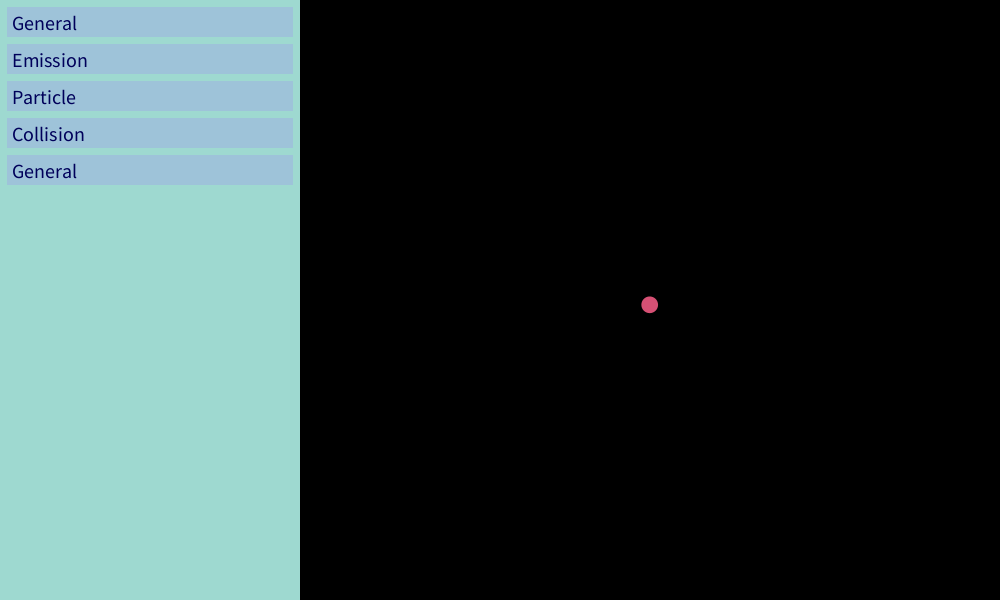
Frame 1 (no input)
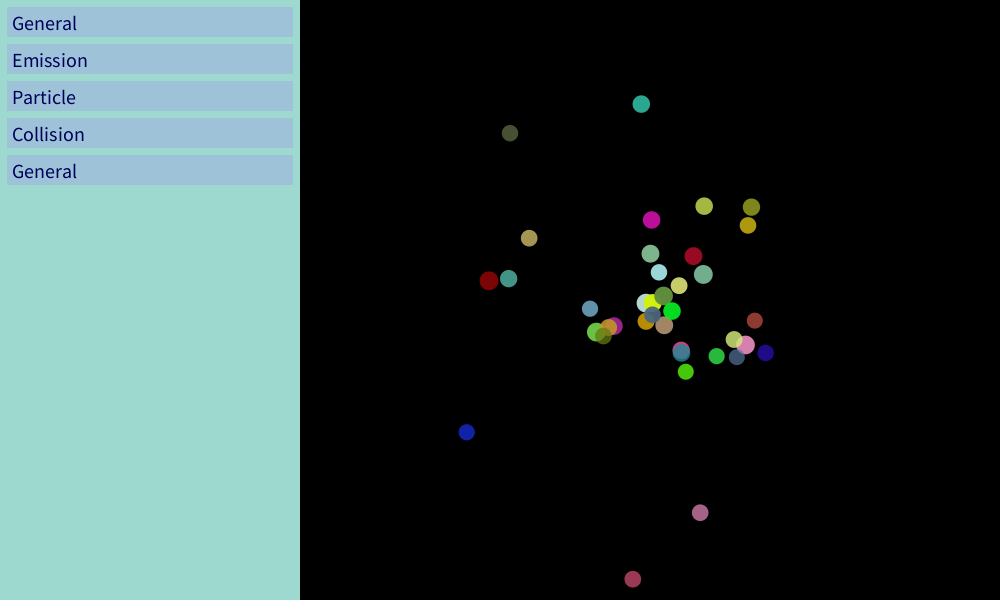
Frame 60 (the mouse pressed at the canvas centre just before this capture)
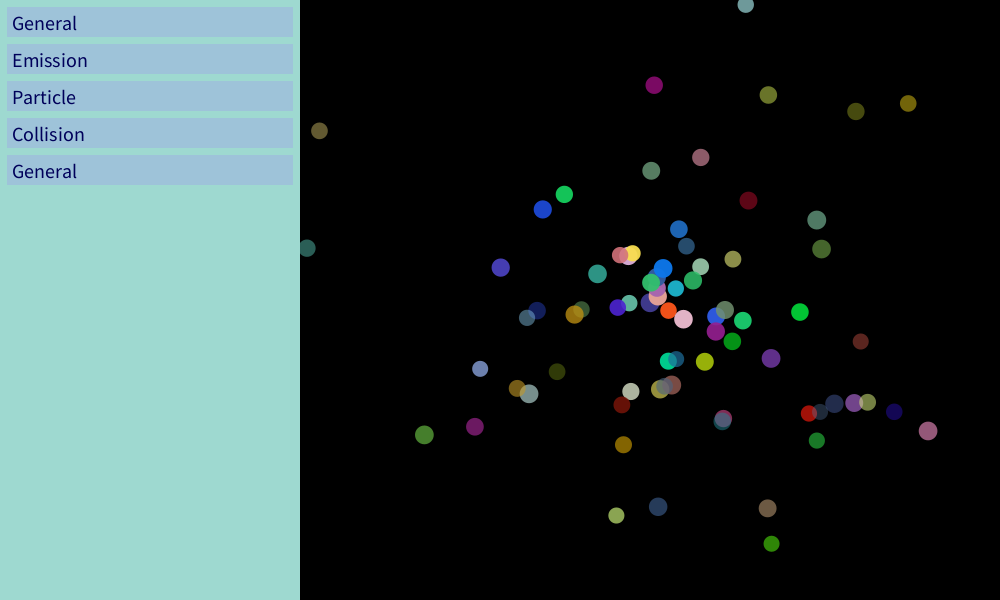
Frame 120 (the mouse held since frame 60 and released just before this capture)

The Processing sketch that drew these frames (run headless with seeded random() and noise(); from frame 60 on, the mouse is pressed at the canvas centre):

// Processing sketch: ParticleSystems_reworked
// ── ParticleSystems_reworked.pde
float groundY = 500;

//Menu
float menuWidth = 300;
float submenuHeight = 30;
float submenuSpace = 7;
float settingHeight = 55;
float settingSpace = 7;
float scroll = 0;
float scrollMult = 15;
float roundness = 8;

float sliderHeight = 10;
float sliderHandleSize = 10;

color menuBackgroundColor = color(158, 217, 208);
color submenuColor = color(158, 195, 217);
color hoverColor = color(142, 186, 212);
color pressedColor = color(125, 172, 199);

int frame;
MenuHandler menuHandler = new MenuHandler();

Setting[] setting = {
  //float settings
  new Setting("fadeFrame", "Frame to start fading", 1, 900.0, 150), //custom, based on totalFrames WIP
  new Setting("gravity", "Gravity", 0, 10.0, 0),
  new Setting("drag", "Drag", -0.01, 0.01, 0),
  //dual float settings
  new Setting("framesBetweenDispenses", "Frames between dispenses", 0, 60, new PVector(0, 4)),
  new Setting("particlesPerDispense", "Particles per dispense", 1, 300, new PVector(1, 5)),
  new Setting("particleLifetime", "Particle lifetime", 1, 900, new PVector(180, 230)),
  new Setting("force", "Dispense force", 0.01, 30, new PVector(0.01, 5)),
  new Setting("angle", "Dispense angle", 0, 360, new PVector(0, 360)),
  new Setting("size", "Dispense size", 1, 200, new PVector(16, 19)),
  new Setting("minr", "R for RGB", 0, 255, new PVector(0, 250)),
  new Setting("ming", "G for RGB", 0, 255, new PVector(0, 255)),
  new Setting("minb", "B for RGB", 0, 255, new PVector(0, 255)),
  //boolean settings
  new Setting("fade", "Fade on/off", false),
  new Setting("groundcoll", "Collide with ground", false)
};

ParticleSystem ps1 = new ParticleSystem(
650, 300,  //x and y position
0,         //frames between dispenses
1,         //particles dispensed per dispense
1, 5,      //min force, max force        
180,       //particle lifetime
0, 360,    //min angle, max angle | 0 deg = right, 90 down, 180 left, 270 up
16, 19,    //min size, max size
true,      //fade particles
150,       //fade after frame
0.001      //Drag
);

void setup() {
  size(1000, 600);
  frameRate(60);
}

void draw() {
  background(0);
  ps1.update();
  //ps1.pos = new PVector(mouseX, mouseY);
  menuHandler.render();
  frame++;
  //print(getInt("fadeFrame") + "\n");
}

boolean mouseOn (float x, float y, float sx, float sy) {
  return (mouseX >= x && mouseX <= x+sx && mouseY >= y && mouseY <= y+sy);
}

color menuColor(float x1, float y1, float w, float h) {
  if (mouseOn(x1, y1, w, h)) {
    if (mousePressed) {
      return pressedColor;
    }
    return hoverColor;
  }
  else {
    return submenuColor;
  }
}

void mouseReleased() {
  menuHandler.mouseUp();
}

void mousePressed() {
  menuHandler.mouseDown();
}

//Finding variables by name
Setting findSetting (String name) {
  for (Setting s : setting) {
    if (s.callName.equals(name)) {
      return s;
    }
  }
  print("variable " + name + " not found");
  return null;
}

int getInt(String name) { 
  for (Setting s : setting) {
    if (s.callName.equals(name)) {
      return s.intValue;
    }
  }
  print("variable " + name + " not found");
  return 0;
}
float getFloat(String name) { 
  for (Setting s : setting) {
    if (s.callName.equals(name)) {
      return s.floatValue;
    }
  }
  print("variable " + name + " not found");
  return 0;
}
PVector getDual(String name) { 
  for (Setting s : setting) {
    if (s.callName.equals(name)) {
      return s.dualValue;
    }
  }
  print("variable " + name + " not found");
  return new PVector(0, 0);
}
float getRandomDual(String name) { 
  for (Setting s : setting) {
    if (s.callName.equals(name)) {
      return random(s.dualValue.x, s.dualValue.y);
    }
  }
  print("variable " + name + " not found");
  return 0;
}

boolean getBool(String name) { 
  for (Setting s : setting) {
    if (s.callName.equals(name)) {
      return s.boolValue;
    }
  }
  print("variable " + name + " not found");
  return false;
}

void mouseWheel(MouseEvent event) {
  float e = event.getCount();
  scroll += e*scrollMult;
  
}

// ── MenuHandler.pde
class MenuHandler {
  Submenu[] submenu = new Submenu[5];
  String[] submenuNames = {
    "General",
    "Emission",
    "Particle",
    "Collision",
    "General"    
  };
  
  //0: int
  //1: float
  //2: dual float
  //3: boolean
  String[][] menuDataUsed = {
    {"gravity", "drag"},
    {"framesBetweenDispenses", "particlesPerDispense", "force", "angle"}, 
    {"size", "minr", "ming", "minb", "particleLifetime", "fadeFrame", "fade"}, 
    {"groundcoll"}, 
    {}
  };
  
  boolean anythingOpen = false;
  
  MenuHandler() {
    for (int i = 0; i < submenu.length; i++) {
      submenu[i] = new Submenu(submenuNames[i], i, menuDataUsed[i]);
    }
  }
  
  void render() {
    noStroke();
    fill(menuBackgroundColor);
    rect(0, 0, menuWidth, height);
    
    for (int i = 0; i < submenu.length; i++) {
      submenu[i].render(anythingOpen);
    }
    // back button
    if (anythingOpen) {
      fill(menuBackgroundColor);
      noStroke();
      rect(0, 0, 100+settingSpace*2, 50+settingSpace*2, roundness);
      fill(menuColor(submenuSpace, submenuSpace, 100, 50));
      rect(submenuSpace, submenuSpace, 100, 50, roundness);
      textSize(submenuHeight-10);
      fill(0, 0, 90);
      text("Back", settingSpace + 5, settingSpace*2 + 23);
    }
  }
  
  void mouseUp() {
    //Opens a submenu, but also closes all others
    if (anythingOpen && mouseOn(submenuSpace, submenuSpace, 100, 50)) {
      for (int b = 0; b < submenu.length; b++) {
        submenu[b].open = false;
      }
      anythingOpen = false;
    }
    else {
      for (int i = 0; i < submenu.length; i++) {
        submenu[i].mouseUp();
        if (!anythingOpen) {
          if (mouseOn(submenuSpace, (submenuHeight + submenuSpace)*i + submenuSpace, menuWidth-submenuSpace*2, submenuHeight)) {
            submenu[i].firstFrameOpen = true;
            submenu[i].open = true;
            anythingOpen = true;
            for (int b = 0; b < submenu.length; b++) {
              if (b != i) {
                submenu[b].open = false;
              }
            }
            break;
          }
        }
      }
    }
  }
  void mouseDown() {
    for (int i = 0; i < submenu.length; i++) {
      submenu[i].mouseDown();
    }
  }
}

// ── Particle.pde
class Particle {
  PVector pos;
  PVector vel;
  color colour = color(0);
  float weight;
  float drag;
  float size;
  float totalLifeTime;
  float lifeTime;
  
  //Fading
  boolean fade;
  int fadeFrame;
  
  Particle(float x, float y, float vx, float vy, float w, float d, float s, color c, float totLifeTime, boolean fadeEnabled, int fadeAfterFrame) {
    pos = new PVector(x, y);
    vel = new PVector(vx, vy);
    colour = c;
    weight = w;
    size = s;
    drag = d;
    totalLifeTime = totLifeTime;
    
    fade = fadeEnabled;
    fadeFrame = fadeAfterFrame;
  }
  
  void update() {
    updateVel();
    updatePos();
    render();
    lifeTime++;
  }
  
  void updateVel() {
    vel.y += getFloat("gravity")*weight*0.01;
    vel.y -= drag*vel.y;
    vel.x -= drag*vel.x;
  }
  
  void updatePos() {
    pos.add(vel);
    //Hitting the ground
    if (getBool("groundcoll")) {
      if (pos.y > groundY ) {
        pos.y = groundY;
        vel.y = -vel.y*random(0.4, 1);
        vel.x = 0.5*vel.x;
      }
    }
  }
  
  void render() {
    noStroke();
    fill(colour, (fade) ? map(lifeTime, fadeFrame, totalLifeTime, 255, 0) : 255);
    circle(pos.x, pos.y, size);
  }
  
  float getLifeTimeLeft() {
    return totalLifeTime-lifeTime;
  }
}

// ── ParticleSystem.pde
class ParticleSystem {
  PVector pos;
  
  float framePause;
  /* OLDER VARIABLES
  int framesBetweenDispense;
  int amountPerDispense;
  float minForce, maxForce;
  int particleLifeTime;
  float minAngle, maxAngle;
  float minColour = 50;
  
  float minSize, maxSize;
  
  //Fading
  boolean fade;
  float fadeFrame;
  */
  
  ArrayList<Particle> particles = new ArrayList<Particle>();
  
  ParticleSystem(int x, int y, int f, int a, float mnForce, float mxForce, int lifeTime, float mnAngle, float mxAngle, float mnSize, float mxSize, boolean fadeEnabled, float fadeAfterFrame, float drag) {
    pos = new PVector(x, y);
    
    findSetting("framesBetweenDispenses").intValue = f;
    findSetting("particlesPerDispense").intValue = a;
    findSetting("particleLifetime").intValue = lifeTime;
    findSetting("fadeFrame").floatValue = fadeAfterFrame;
    findSetting("drag").floatValue = drag;
    findSetting("force").dualValue.x = mnForce;
    findSetting("force").dualValue.y = mxForce;
    findSetting("angle").dualValue.x = mnAngle;
    findSetting("angle").dualValue.y = mxAngle;
    findSetting("size").dualValue.x = mnSize;
    findSetting("size").dualValue.y = mxSize;
    findSetting("fade").boolValue = fadeEnabled;
    framePause = (int)getRandomDual("framesBetweenDispenses");
  }
  
  void update() {
    if (framePause == 0) {
      dispenseParticle();
    }
    else if (frame % framePause == 0) {
      dispenseParticle();
    }
    //Updating particles
    for (int i = particles.size() - 1; i >= 0; i--) {
      particles.get(i).update();  
      if (particles.get(i).getLifeTimeLeft() < 0) {
        particles.remove(i);
      }
    }
  }
  
  void dispenseParticle() {
    for (int i = 0; i < getInt("particlesPerDispense"); i++) {
      float angle = getRandomDual("angle");
      angle = radians(angle);
      float force = getRandomDual("force");
      particles.add(new Particle(pos.x, pos.y, cos(angle)*force, sin(angle)*force, 1, getFloat("drag"), getRandomDual("size"), color(getRandomDual("minr"), 
      getRandomDual("ming"), getRandomDual("minb")), getRandomDual("particleLifetime"), getBool("fade"), getInt("fadeFrame")));
    }
    framePause = (int)getRandomDual("framesBetweenDispenses");
  }
  
  
  /*
  Particle[] particle;
  boolean[] slotTaken;
  int maxParticles;
  
  ParticleSystem(int x, int y, int maxPart, int f, int a) {
    pos = new PVector(x, y);
    intData[0] = f;
    intData[1] = a;
    slotFree = new boolean[maxPart];
  }
  
  void update() {
    if (intData[0] != 0) {
      dispenseParticle();
    }
    else if (frame % intData[0] == 0) {
      dispenseParticle();
    }
    else {
      for (int i = 0; i < maxParticles; i++) {
        
      }
    }
  }
  
  void dispenseParticle() {
    particle[giveSlot()] = new Particle();
  }
  
  int giveSlot() {
    int leastIndex;
    int leastLifetime;
    for (int i = 0; i < maxParticles; i++) {
      if (!slotTaken[i]) {
        return i;
        //break;
      }
    }
    //Array is full
    print("Particle system max amount filled up, ");
    for (int i = 0; i < maxParticles; i++) {
      if (particle[i].getLifeTimeLeft) {
        
      }
    }
  }
  */
}

// ── Setting.pde
class Setting {
  
  int intValue;
  int minIntValue;
  int maxIntValue;
  
  float floatValue;
  float minFloatValue;
  float maxFloatValue;
  
  PVector valueX = new PVector(0, 0);
  
  PVector dualValue = new PVector(0, 0);
  boolean boolValue;
  String type;
  String name;
  String callName;
  boolean singleValue;
  boolean dragging;
  int draggingIndex;
  boolean dependant = false;
  Setting dependantSetting;
  boolean open;
  
  PVector textOffset = new PVector(5, 22);
  float textOffset2 = 25;
  float startY;
  PVector sliderStart = new PVector(130, 35);
  float sliderDstFromSide = 10;
  
  float sliderLength = (menuWidth-settingSpace*2-sliderDstFromSide) - sliderStart.x;
  float midY = sliderStart.y + sliderHeight/2;
  float endX = menuWidth-settingSpace-sliderDstFromSide;
  
  //For type int
  Setting (String callName_, String name_, int mnValue, int mxValue, int val) {
    intValue = val;
    callName = callName_;
    name = name_;
    type = "int";
    minIntValue = mnValue;
    maxIntValue = mxValue;
    if (intValue < mnValue) {
      intValue = mnValue;
    } else if (intValue > mxValue) {
      intValue = mxValue;
    }
  }
  
  //For type float
  Setting (String callName_, String name_, float mnValue, float mxValue, float val) {
    floatValue = val;
    callName = callName_;
    name = name_;
    type = "float";
    minFloatValue = mnValue;
    maxFloatValue = mxValue;
    if (floatValue < mnValue) {
      floatValue = mnValue;
    } else if (intValue > mxValue) {
      floatValue = mxValue;
    }
  }
  
  //For type dual float:
  //Normal:
  Setting (String callName_, String name_, float mnValue, float mxValue, PVector val) {
    dualValue = val;
    callName = callName_;
    name = name_;
    type = "dual";
    minFloatValue = mnValue;
    maxFloatValue = mxValue;
    singleValue = (val.x == val.y);
  }
  //Dependant:
  /*
  Setting (String callName_, String name_, float mnValue, String mxValueName, PVector val) {
    dualValue = val;
    callName = callName_;
    name = name_;
    type = "dual";
    minFloatValue = mnValue;
    dependant = true;
    singleValue = (val.x == val.y);
  }
  */
  
  //For type dual boolean
  Setting (String callName_, String name_, boolean val) {
    boolValue = val;
    callName = callName_;
    name = name_;
    type = "bool";
  }
  
  void render(int i) {
    textSize(20);
    noStroke();
    startY = (settingHeight+settingSpace)*(i+1)+settingSpace - scroll;
    fill(menuColor(settingSpace, startY, menuWidth-settingSpace*2, settingHeight));
    rect(settingSpace, startY, menuWidth-settingSpace*2, settingHeight, roundness);
    fill(0, 0, 90);
    stroke(0, 0, 90);
    switch (type) {
      case "int":
        renderForInt();
        break;
      case "float":
        renderForFloat();
        break;
      case "dual":
        renderForDual();
        break;
      case "bool":
        renderForBool();
        break;
    }
  }
  
  void renderForInt() {
    text(name, settingSpace + textOffset.x, startY + textOffset.y);
    text(intValue, settingSpace + textOffset.x, startY + textOffset.y + textOffset2);
    valueX.x = map(intValue, minFloatValue, maxFloatValue, sliderStart.x+settingSpace, sliderStart.x+settingSpace+sliderLength);
    renderSlider();
    fill(0, 0, 90);
    intValue = (int)handle(float(intValue), dragging);
  }
  
  void renderForFloat() {
    text(name, settingSpace + textOffset.x, startY + textOffset.y);
    text(((floatValue%1.0==0) ? round(floatValue) : nf(floatValue, 0, 1)) + "", settingSpace + textOffset.x, startY + textOffset.y + textOffset2);
    valueX.x = map(floatValue, minFloatValue, maxFloatValue, sliderStart.x+settingSpace, sliderStart.x+settingSpace+sliderLength);
    renderSlider();
    fill(0, 0, 90);
    floatValue = handle(floatValue, dragging);
  }
  
  void renderForDual() {
    text(name, settingSpace + textOffset.x, startY + textOffset.y);
    text(((dualValue.x%1.0==0) ? round(dualValue.x) : nf(dualValue.x, 0, 1)) + "" +(singleValue ? "" : "-" + ((dualValue.y%1.0==0) ? round(dualValue.y) : nf(dualValue.y, 0, 1))), settingSpace + textOffset.x, startY + textOffset.y + textOffset2);
    renderSlider();
    fill(102, 150, 209);
    valueX.x = map(dualValue.x, minFloatValue, maxFloatValue, sliderStart.x+settingSpace, sliderStart.x+settingSpace+sliderLength);
    if (!singleValue) {
      valueX.y = map(dualValue.y, minFloatValue, maxFloatValue, sliderStart.x+settingSpace, sliderStart.x+settingSpace+sliderLength);
      rect(valueX.x, midY-sliderHandleSize/2+startY, valueX.y-valueX.x, sliderHeight);
    }
    fill(0, 0, 90);
    
    if (singleValue) {
      dualValue.x = dualValue.y = handle(dualValue.x, dragging);
    }
    else {
      dualValue.x = handle(dualValue.x, (dragging && draggingIndex == 0));
      dualValue.y = handle(dualValue.y, (dragging && draggingIndex == 1));
      spaceHandles();
    }
  }
  
  void spaceHandles() {
    float dstBetweenHandles = 0.03*(maxFloatValue - minFloatValue);
    if (dualValue.y - dualValue.x < dstBetweenHandles) {
      float xspaceLeft = dualValue.x - minFloatValue;
      if (xspaceLeft > dstBetweenHandles) {
        dualValue.x -= dstBetweenHandles;
      }
      else {
        dualValue.x -= xspaceLeft;
        dualValue.y += dstBetweenHandles - xspaceLeft;
      }
    }
    if (dualValue.x > dualValue.y - dstBetweenHandles + 0.001) {
      spaceHandles();
    }
  }
  
  void renderForBool() {
    text(name, settingSpace + textOffset.x, startY + textOffset.y);
    text((boolValue ? "Enabled" : "Disabled"), settingSpace + textOffset.x, startY + textOffset.y + textOffset2);
  }
  
  void renderSlider() {
    fill(255);
    rect(sliderStart.x+settingSpace-sliderHandleSize/2, sliderStart.y+startY, sliderLength+sliderHandleSize-1, sliderHeight, sliderHandleSize);
  }
  
  float handle(float val, boolean drag) {
    circle(map(val, minFloatValue, maxFloatValue, sliderStart.x+settingSpace, sliderStart.x+settingSpace+sliderLength), midY+startY, sliderHandleSize);
    if (drag) {
      val = constrain(map(mouseX, sliderStart.x+settingSpace, sliderStart.x+settingSpace+sliderLength, minFloatValue, maxFloatValue), minFloatValue, maxFloatValue);
    }
    return val;
  }
  
  void mouseUp() {
    if (open) {
      if (mouseOn(settingSpace, startY, menuWidth-settingSpace*2, settingHeight)) {
        if (type == "bool") {
          boolValue = !boolValue;
        }
        else if (type == "dual" && mouseButton == RIGHT) {
          singleValue = !singleValue;
          if (singleValue) {
            dualValue.y = dualValue.x;
          }
          else {
            spaceHandles();
          }
        }
      }
      dragging = false;
    }
  }
  
  void mouseDown() {
    if (open) {
      if (dist(mouseX, mouseY, valueX.x, midY+startY) < sliderHandleSize/2) {
        dragging = true;
        draggingIndex = 0;
      }
      else if (dist(mouseX, mouseY, valueX.y, midY+startY) < sliderHandleSize/2) {
        dragging = true;
        draggingIndex = 1;
      }
    }
  }
}

// ── Submenu.pde
class Submenu {
  boolean open;
  int index;
  
  String[] dataUsed;
  String name;
  
  boolean firstFrameOpen;
  
  Setting[] settings = new Setting[0];
  
  Submenu(String name_, int index_, String[] dataUsed_) {
    index = index_;
    name = name_;
    dataUsed = dataUsed_;
  }
  
  void render(boolean onlyRenderIfOpen) {
    if (open) {
      if (firstFrameOpen) {
        openNewSettings();
        firstFrameOpen = false;
      }
      int i = 0;
      for (Setting sett : settings) {
        scroll = constrain(scroll, -height+settingSpace*(settings.length+2)+settingHeight*(settings.length+1), 0);
        sett.render(i);
        i++;
      }
      fill(menuColor(submenuSpace, submenuSpace, 50, 100));
      rect(submenuSpace, submenuSpace, 100, 50);
    }
    else if (!onlyRenderIfOpen) {
      fill(menuColor(submenuSpace, (submenuHeight + submenuSpace)*index + submenuSpace, menuWidth-submenuSpace*2, submenuHeight));
      rect(submenuSpace, (submenuHeight + submenuSpace)*index + submenuSpace, menuWidth-submenuSpace*2, submenuHeight);
      textSize(submenuHeight-10);
      fill(0, 0, 90);
      text(name, submenuSpace + 5, (submenuHeight + submenuSpace)*index + submenuSpace + 23);
    }
  }
  
  void openNewSettings() {
    for (Setting s : setting) {
      s.open = false;
    }
    settings = new Setting[dataUsed.length];
    for (int i = 0; i < dataUsed.length; i++) {
      settings[i] = findSetting(dataUsed[i]);
      settings[i].open = true;
    }
  }  
  
  void mouseUp() {
    for (int i = 0; i < settings.length; i++) {
      settings[i].mouseUp();
    }
  }
  
  void mouseDown() {
    for (int i = 0; i < settings.length; i++) {
      settings[i].mouseDown();
    }
  }
}
